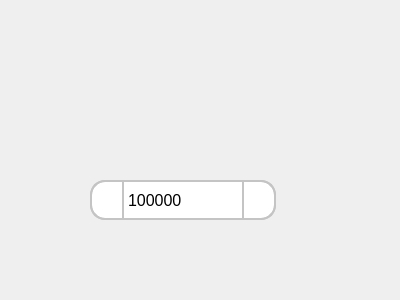
<?xml version="1.0" encoding="UTF-8"?>
<ui version="4.0">
 <class>Form</class>
 <widget class="QWidget" name="Form">
  <property name="geometry">
   <rect>
    <x>0</x>
    <y>0</y>
    <width>400</width>
    <height>300</height>
   </rect>
  </property>
  <property name="windowTitle">
   <string>Form</string>
  </property>
  <property name="styleSheet">
   <string notr="true">* {
	font-size: 16px;
}
</string>
  </property>
  <widget class="QSpinBox" name="spinBox">
   <property name="geometry">
    <rect>
     <x>90</x>
     <y>180</y>
     <width>186</width>
     <height>40</height>
    </rect>
   </property>
   <property name="sizePolicy">
    <sizepolicy hsizetype="Minimum" vsizetype="Fixed">
     <horstretch>0</horstretch>
     <verstretch>0</verstretch>
    </sizepolicy>
   </property>
   <property name="font">
    <font>
     <pointsize>-1</pointsize>
     <strikeout>false</strikeout>
     <kerning>true</kerning>
    </font>
   </property>
   <property name="contextMenuPolicy">
    <enum>Qt::DefaultContextMenu</enum>
   </property>
   <property name="styleSheet">
    <string notr="true">QSpinBox { 
	padding: 3px 0px;
	background-color: white;
	max-height: 30px;
	min-height: 30px;
	border: 2px solid #C4C4C4;
	border-radius: 15px;
	text-align: center;
}

QSpinBox::up-button {
	subcontrol-origin: border;
    subcontrol-position: right; /* position at the top right corner */

	width: 30px;
	max-height: 40px;
	min-height: 40px;
	border: 2px solid #C4C4C4;
	border-top-right-radius: 15px;
	border-bottom-right-radius: 15px;
}

QSpinBox::down-button {
 	subcontrol-origin: border;
    subcontrol-position: left; /* position at the top right corner */

	width: 30px;
	max-height: 40px;
	min-height: 40px;
	border: 2px solid #C4C4C4;
	border-bottom-left-radius: 15px;
	border-top-left-radius: 15px;
}</string>
   </property>
   <property name="maximum">
    <number>1000000</number>
   </property>
   <property name="value">
    <number>123456</number>
   </property>
  </widget>
 </widget>
 <resources>
  <include location="../../main/file.qrc"/>
 </resources>
 <connections/>
</ui>
